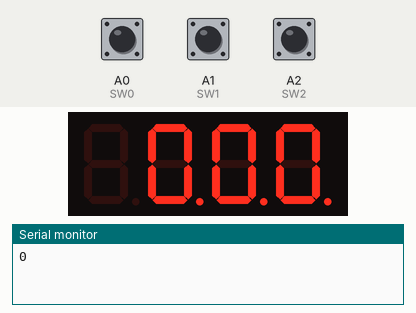
Recording of a sketch running on a simulated Arduino Uno, built with avr-gcc and run on an emulated ATmega328P. On the bench: 4-digit seven-segment display, the last lines printed to the serial monitor. Wiring (inferred from the names in the program): 4-digit 7-segment display, segments lit when LOW: segments pin 8, pin 7, pin 6, pin 5, pin 4, pin 3, pin 2, pin 9; digit selects pin 10, pin 11, pin 12, pin 13. The test bench sets the inputs (shaded band); at power-on: A0 (SW0) HIGH, A1 (SW1) HIGH, A2 (SW2) HIGH. The segment pins are drawn as the display they are named for.

Above: at 0.1 s.
At 4.4 s:
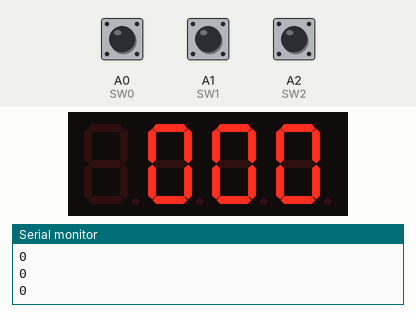
4.5 s: A0 (SW0) pulled LOW for 1.55 s
At 5.11 s:
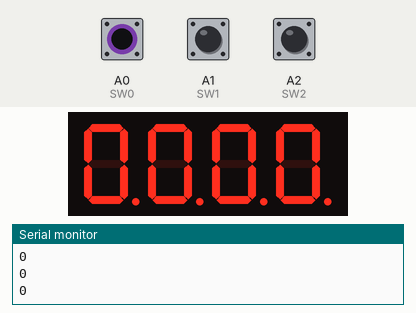
Timing chart, 0 to 7.5 s (numbered marks = the images above; inputs shaded):
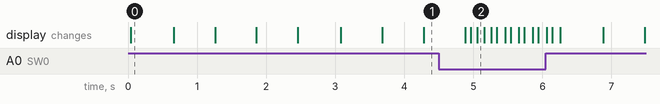

Measured:
- after the input at 4.5 s, the display: changes after 0.38 s (image 2)
- what the display in image 0 shows lasts 0.7 s, from 0.0 s to 0.7 s

The sketch:

7_Segment_Clock_Code.ino
```cpp
//feel free to contact
//sreeramaj53@gmail.com
//www.youtube.com/ZenoModiff

#include <TimeLib.h>
int digit1 = 10;
int digit2 = 11;
int digit3 = 12;
int digit4 = 13;

int segA = 8;//Display pin A
int segB = 7;//splay pin b
int segC = 6; //Display pin c
int segD = 5; //Display pin d
int segE = 4; //Display pin e
int segF = 3; //Display pin f
int segG = 2; //Display pin g
int segDP = 9;// Display pin dot

byte SW0 = A0;
byte SW1 = A1;
byte SW2 = A2;

void setup() {

  pinMode(segA, OUTPUT);
  pinMode(segB, OUTPUT);
  pinMode(segC, OUTPUT);
  pinMode(segD, OUTPUT);
  pinMode(segE, OUTPUT);
  pinMode(segF, OUTPUT);
  pinMode(segG, OUTPUT);
  pinMode(segDP, OUTPUT);

  pinMode(digit1, OUTPUT);
  pinMode(digit2, OUTPUT);
  pinMode(digit3, OUTPUT);
  pinMode(digit4, OUTPUT);

 Serial.begin(9600);

  pinMode(SW0, INPUT);
  pinMode(SW1, INPUT);
  pinMode(SW2, INPUT);

  digitalWrite(SW0, HIGH);
  digitalWrite(SW1, HIGH);
  digitalWrite(SW2, HIGH);
}

void loop() {
   digitalWrite(segDP, HIGH);
   int hr = hour();
  int timp = ( (hr>12)?(hr%12):hr)*100+minute();
  Serial.println(timp);

   for(int i = 250 ; i >0  ; i--) {
     if (timp > 100) displayNumber01(timp);
     else displayNumber02(timp);
   }

   for(int i = 250 ; i >0  ; i--) {
     if (timp > 100) displayNumber03(timp);
     else displayNumber04(timp);
   }

  if (!(digitalRead(SW0))) set_time();
}

void set_time()   {
  byte minutes1 = 0;
  byte hours1 = 0;
  byte minutes = minute();
  byte hours = hour();

  while (!digitalRead(SW0))
  {
    minutes1=minutes;
    hours1=hours;

  while (!digitalRead(SW1))
    {
     minutes++;

    if (minutes > 59) minutes = 0;
     for(int i = 20 ; i >0  ; i--) {
       int timp= hours*100+minutes;
     if (timp > 1000) displayNumber01(timp);
     else displayNumber02(timp);
     }

   delay(150);
    }

    while (!digitalRead(SW2))
    {
     hours++;

     if (hours > 12) hours = 0;

     for(int i = 20 ; i >0  ; i--) {
     int timp= hours*100+minutes;
     if (timp > 1000) displayNumber01(timp);
     else displayNumber02(timp);
     }

     delay(150);
    }

     for(int i = 20 ; i >0  ; i--) {
     displayNumber01(hours*100+minutes);
     }
     setTime(hours,minutes,0,0,0,0);
   delay(150);

  }

}

void displayNumber01(int toDisplay) {
#define DISPLAY_BRIGHTNESS  500

#define DIGIT_ON  HIGH
#define DIGIT_OFF  LOW

  for(int digit = 4 ; digit > 0 ; digit--) {


    switch(digit) {
    case 1:
     digitalWrite(digit1, DIGIT_ON);
     digitalWrite(segDP, LOW);
      break;
   case 2:
      digitalWrite(digit2, DIGIT_ON);
      digitalWrite(segDP, LOW);
      break;
    case 3:
      digitalWrite(digit3, DIGIT_ON);
      digitalWrite(segDP, LOW);
      break;
    case 4:
      digitalWrite(digit4, DIGIT_ON);
      digitalWrite(segDP, LOW);
      break;
    }
    lightNumber(toDisplay % 10);
    toDisplay /= 10;
    delayMicroseconds(DISPLAY_BRIGHTNESS);


    lightNumber(10);


    digitalWrite(digit1, DIGIT_OFF);
    digitalWrite(digit2, DIGIT_OFF);
    digitalWrite(digit3, DIGIT_OFF);
    digitalWrite(digit4, DIGIT_OFF);
}
}

void displayNumber02(int toDisplay) {
#define DISPLAY_BRIGHTNESS  500

#define DIGIT_ON  HIGH
#define DIGIT_OFF  LOW

  for(int digit = 4 ; digit > 0 ; digit--) {


    switch(digit) {
    case 1:
     lightNumber(10);
     digitalWrite(segDP, LOW);
     break;
   case 2:
      digitalWrite(digit2, DIGIT_ON);
      digitalWrite(segDP, LOW);
      break;
    case 3:
      digitalWrite(digit3, DIGIT_ON);
      digitalWrite(segDP, LOW);
      break;
    case 4:
      digitalWrite(digit4, DIGIT_ON);
      digitalWrite(segDP, LOW);
      break;
    }
    lightNumber(toDisplay % 10);
    toDisplay /= 10;
    delayMicroseconds(DISPLAY_BRIGHTNESS);


    lightNumber(10);


    digitalWrite(digit1, DIGIT_OFF);
    digitalWrite(digit2, DIGIT_OFF);
    digitalWrite(digit3, DIGIT_OFF);
    digitalWrite(digit4, DIGIT_OFF);
}
}

void displayNumber03(int toDisplay) {
#define DISPLAY_BRIGHTNESS  500

#define DIGIT_ON  HIGH
#define DIGIT_OFF  LOW

  for(int digit = 4 ; digit > 0 ; digit--) {


    switch(digit) {
    case 1:
     digitalWrite(digit1, DIGIT_ON);
     digitalWrite(segDP, HIGH);
      break;
   case 2:
      digitalWrite(digit2, DIGIT_ON);
      digitalWrite(segDP, HIGH);
      break;
    case 3:
      digitalWrite(digit3, DIGIT_ON);
      digitalWrite(segDP, HIGH);
      break;
    case 4:
      digitalWrite(digit4, DIGIT_ON);
      digitalWrite(segDP, HIGH);
      break;
    }
    lightNumber(toDisplay % 10);
    toDisplay /= 10;
    delayMicroseconds(DISPLAY_BRIGHTNESS);


    lightNumber(10);


    digitalWrite(digit1, DIGIT_OFF);
    digitalWrite(digit2, DIGIT_OFF);
    digitalWrite(digit3, DIGIT_OFF);
    digitalWrite(digit4, DIGIT_OFF);
}
}

void displayNumber04(int toDisplay) {
#define DISPLAY_BRIGHTNESS  500

#define DIGIT_ON  HIGH
#define DIGIT_OFF  LOW

  for(int digit = 4 ; digit > 0 ; digit--) {


    switch(digit) {
    case 1:
     lightNumber(10);
     digitalWrite(segDP, HIGH);
     break;
   case 2:
      digitalWrite(digit2, DIGIT_ON);
      digitalWrite(segDP, HIGH);
      break;
    case 3:
      digitalWrite(digit3, DIGIT_ON);
      digitalWrite(segDP, HIGH);
      break;
    case 4:
      digitalWrite(digit4, DIGIT_ON);
      digitalWrite(segDP, HIGH);
      break;
    }
    lightNumber(toDisplay % 10);
    toDisplay /= 10;
    delayMicroseconds(DISPLAY_BRIGHTNESS);

    lightNumber(10);

    digitalWrite(digit1, DIGIT_OFF);
    digitalWrite(digit2, DIGIT_OFF);
    digitalWrite(digit3, DIGIT_OFF);
    digitalWrite(digit4, DIGIT_OFF);
}
}

void lightNumber(int numberToDisplay) {

#define SEGMENT_ON  LOW
#define SEGMENT_OFF HIGH

  switch (numberToDisplay){

  case 0:
    digitalWrite(segA, SEGMENT_ON);
    digitalWrite(segB, SEGMENT_ON);
    digitalWrite(segC, SEGMENT_ON);
    digitalWrite(segD, SEGMENT_ON);
    digitalWrite(segE, SEGMENT_ON);
    digitalWrite(segF, SEGMENT_ON);
    digitalWrite(segG, SEGMENT_OFF);
    break;

  case 1:
    digitalWrite(segA, SEGMENT_OFF);
    digitalWrite(segB, SEGMENT_ON);
    digitalWrite(segC, SEGMENT_ON);
    digitalWrite(segD, SEGMENT_OFF);
    digitalWrite(segE, SEGMENT_OFF);
    digitalWrite(segF, SEGMENT_OFF);
    digitalWrite(segG, SEGMENT_OFF);
    break;

  case 2:
    digitalWrite(segA, SEGMENT_ON);
    digitalWrite(segB, SEGMENT_ON);
    digitalWrite(segC, SEGMENT_OFF);
    digitalWrite(segD, SEGMENT_ON);
    digitalWrite(segE, SEGMENT_ON);
    digitalWrite(segF, SEGMENT_OFF);
    digitalWrite(segG, SEGMENT_ON);
    break;

  case 3:
    digitalWrite(segA, SEGMENT_ON);
    digitalWrite(segB, SEGMENT_ON);
    digitalWrite(segC, SEGMENT_ON);
    digitalWrite(segD, SEGMENT_ON);
    digitalWrite(segE, SEGMENT_OFF);
    digitalWrite(segF, SEGMENT_OFF);
    digitalWrite(segG, SEGMENT_ON);
    break;

  case 4:
    digitalWrite(segA, SEGMENT_OFF);
    digitalWrite(segB, SEGMENT_ON);
    digitalWrite(segC, SEGMENT_ON);
    digitalWrite(segD, SEGMENT_OFF);
    digitalWrite(segE, SEGMENT_OFF);
    digitalWrite(segF, SEGMENT_ON);
    digitalWrite(segG, SEGMENT_ON);
    break;

  case 5:
    digitalWrite(segA, SEGMENT_ON);
    digitalWrite(segB, SEGMENT_OFF);
    digitalWrite(segC, SEGMENT_ON);
    digitalWrite(segD, SEGMENT_ON);
    digitalWrite(segE, SEGMENT_OFF);
    digitalWrite(segF, SEGMENT_ON);
    digitalWrite(segG, SEGMENT_ON);
    break;

  case 6:
    digitalWrite(segA, SEGMENT_ON);
    digitalWrite(segB, SEGMENT_OFF);
    digitalWrite(segC, SEGMENT_ON);
    digitalWrite(segD, SEGMENT_ON);
    digitalWrite(segE, SEGMENT_ON);
    digitalWrite(segF, SEGMENT_ON);
    digitalWrite(segG, SEGMENT_ON);
    break;

  case 7:
    digitalWrite(segA, SEGMENT_ON);
    digitalWrite(segB, SEGMENT_ON);
    digitalWrite(segC, SEGMENT_ON);
    digitalWrite(segD, SEGMENT_OFF);
    digitalWrite(segE, SEGMENT_OFF);
    digitalWrite(segF, SEGMENT_OFF);
    digitalWrite(segG, SEGMENT_OFF);
    break;

  case 8:
    digitalWrite(segA, SEGMENT_ON);
    digitalWrite(segB, SEGMENT_ON);
    digitalWrite(segC, SEGMENT_ON);
    digitalWrite(segD, SEGMENT_ON);
    digitalWrite(segE, SEGMENT_ON);
    digitalWrite(segF, SEGMENT_ON);
    digitalWrite(segG, SEGMENT_ON);
    break;

  case 9:
    digitalWrite(segA, SEGMENT_ON);
    digitalWrite(segB, SEGMENT_ON);
    digitalWrite(segC, SEGMENT_ON);
    digitalWrite(segD, SEGMENT_ON);
    digitalWrite(segE, SEGMENT_OFF);
    digitalWrite(segF, SEGMENT_ON);
    digitalWrite(segG, SEGMENT_ON);
    break;


  case 10:
    digitalWrite(segA, SEGMENT_OFF);
    digitalWrite(segB, SEGMENT_OFF);
    digitalWrite(segC, SEGMENT_OFF);
    digitalWrite(segD, SEGMENT_OFF);
    digitalWrite(segE, SEGMENT_OFF);
    digitalWrite(segF, SEGMENT_OFF);
    digitalWrite(segG, SEGMENT_OFF);
    break;

  }
}
```
